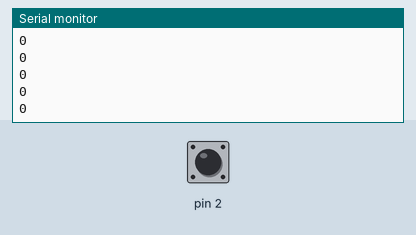
Bench run of a sketch on a simulated Arduino Uno, built with avr-gcc and run on an emulated ATmega328P. Parts: the last lines printed to the serial monitor. The inputs (shaded band) are chosen by the test bench; at power-on: pin 2 HIGH.

Above: at 1.2 s.
1.3 s: pin 2 pulled LOW for 0.15 s
At 1.51 s:
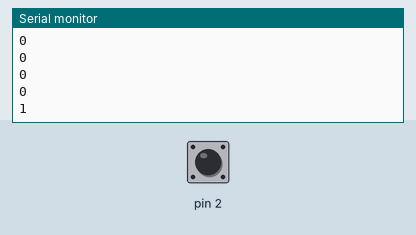
2.9 s: pin 2 pulled LOW for 1 s
At 3.91 s:
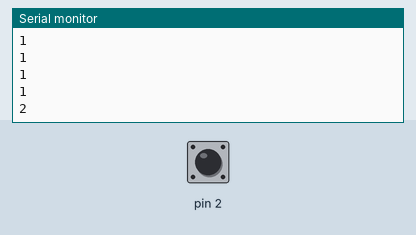
5.4 s: pin 2 pulled LOW for 0.15 s
At 5.61 s:
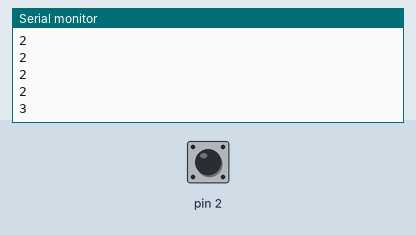
Timing chart, 0 to 8.4 s (numbered marks = the images above; inputs shaded):
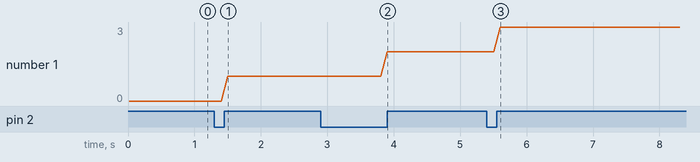

Measured:
- after the input at 1.3 s, the serial monitor: prints a new line after 0.20 s (image 1)
- after the input at 2.9 s, the serial monitor: prints a new line after 1.0 s (image 2)
- after the input at 5.4 s, the serial monitor: prints a new line after 0.21 s (image 3)
- plotted number 1: 0 → 1 after the input at 1.3 s, 1 → 2 after the input at 2.9 s, 2 → 3 after the input at 5.4 s

The sketch:

speed.ino
```cpp
volatile unsigned long Rotations=0; //Cup rotation counter used in interrupt routine

float WindSpeed; //Speed meter per second

unsigned long gulStart_Read_Timer = 0;

void setup(){
  Serial.begin(9600);
  pinMode(2,INPUT_PULLUP);
  attachInterrupt(digitalPinToInterrupt(2),isr_rotation, RISING); //Set up the interrupt

  Serial.println("Rotations\tm/s");
  sei(); //Enables interrupts

}

void loop()
{
    Serial.println(Rotations);
    delay(100);
}

// This is the function that the interrupt calls to increment the rotation count
void isr_rotation()
{
    Rotations++;
}
```
